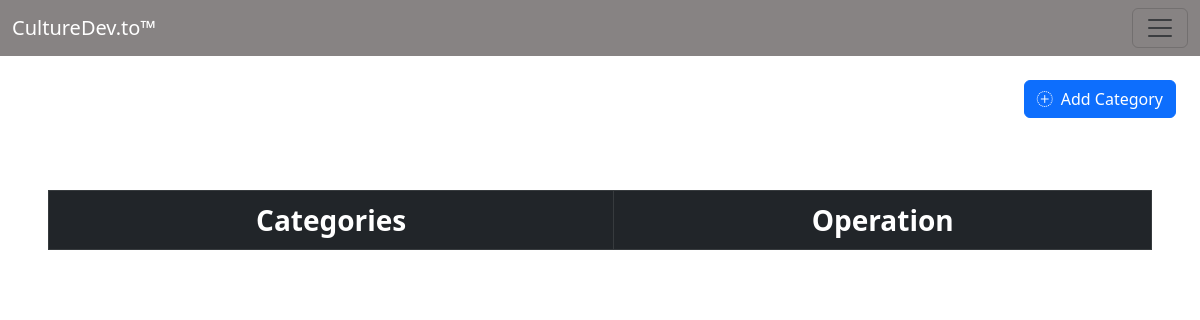
The page /pages/categories.php on the database as committed earlier.
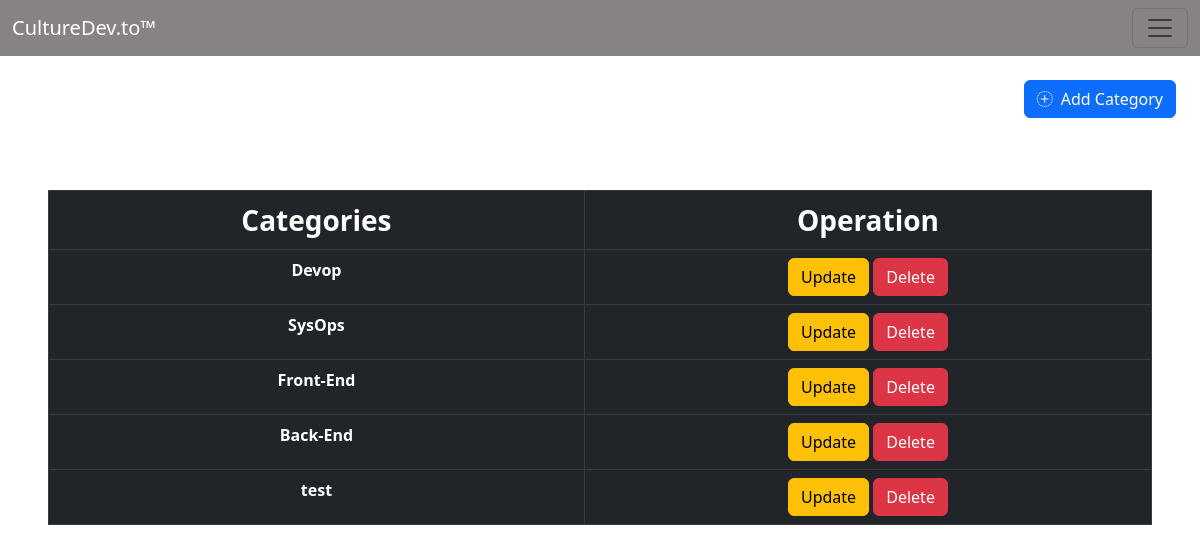
The same page on the database as committed later.
### tables this page shows
CREATE TABLE `category` (
  `id` int(11) NOT NULL,
  `name` varchar(255) NOT NULL
);

### config/database.php (called while the page is built, shortened)
<?php
class Database {
    private $host = "localhost";
    private $dbName = "culturedev";
    private $username = "root";
    private $password = "";
    public function __construct(){
        $this->con = new PDO('mysql:host='.$this->host.';dbname='.$this->dbName.';charset=utf8', $this->username, $this->password);
        return true;
    }
}
?>

### models/Crud.php (called while the page is built, shortened)
<?php
require_once __DIR__.'/../config/database.php';
class Crud extends Database
{
    protected function select($table,$rows="*",$where = null){
            if ($where != null) {
                $sql="SELECT $rows FROM $table WHERE $where";
            }else{
                $sql="SELECT $rows FROM $table";
            }
        $result = $this->con->query($sql);
        $res = $result ->fetchALL();
        return $res;
    }
}

### controllers/CategoryController.php (called while the page is built, shortened)
<?php
include_once __DIR__.'/../models/Crud.php';
class CategoryController extends Crud
{
    public function getCategory(){
        $result =$this->select("category","*");
        return $result;
    }
}

### pages/categories.php (the view, shortened to what this page needs)
<?php
$title="Categories";
include_once("../includes/head.php");
include '../controllers/CategoryController.php';
$Category= new CategoryController();
$allCategories= $Category->getCategory();
?>
<body style="height: 100vh;">
<?php include_once '../includes/sidenav.php'; ?>
    <div class="d-flex justify-content-end m-4">
            <button href="#modal-categories" data-bs-toggle="modal" class="btn btn-primary d-flex "  onclick="resetCategoryForm()"><i class="bi bi-plus-circle-dotted me-2" ></i>Add Category</button>
        </div>
    <div class="p-5" >
        <table class="table table-dark table-hover table-bordered text-center" id="test">
        <thead>
          <tr class="fs-3">
            <th scope="col">Categories</th>
            <th scope="col">Operation</th>
          </tr>
        </thead>
        <tbody>
        <?php foreach($allCategories as $category ) { ?>
          <tr>
            <th scope="row"><?php echo $category['name']; ?></th>
            <td>
                <a href="categories.php?updateId=<?php echo $category['id']; ?>" type="button" class="btn btn-warning">Update</a>
                <a href="categories.php?deleteId=<?php echo $category['id']; ?>" type="button" class="btn btn-danger">Delete</a>
            </td>
          </tr>
          <?php } ?>
        </tbody>
        </table>
    </div>
</body>
</html>

### includes/head.php (shortened to what this page needs)
<!DOCTYPE html>
<html lang="en">
<head>
    <link rel="stylesheet" href="<?php if($title != "Home") echo "../"; ?>assets/css/style.css">
    <link rel="stylesheet" href="<?php if($title != "Home") echo "../"; ?>assets/css/data-table.css">
    <link rel="stylesheet" href="//cdn.datatables.net/1.13.1/css/jquery.dataTables.min.css">
    <link rel="stylesheet" href="https://cdn.jsdelivr.net/npm/bootstrap-icons@1.10.3/font/bootstrap-icons.css">
    <link href="https://cdn.jsdelivr.net/npm/bootstrap@5.3.0-alpha1/dist/css/bootstrap.min.css" rel="stylesheet">
</head>

### includes/sidenav.php (shortened to what this page needs)
<nav class="navbar navbar-light" style="background-color: #878383!important ;">
            <div class="container-fluid">
                <a class="navbar-brand" href="../index.php" style="color: white;">CultureDev.to™</a>
                <button class="navbar-toggler" type="button" data-bs-toggle="offcanvas" data-bs-target="#offcanvasNavbar" aria-controls="offcanvasNavbar">
                    <span class="navbar-toggler-icon"></span>
                </button>
            </div>
        </nav>

Rows that differ between the two databases and show on the page:
added category: name "Devop"
added category: name "SysOps"
added category: name "Front-End"
added category: name "Back-End"
added category: name "test"
